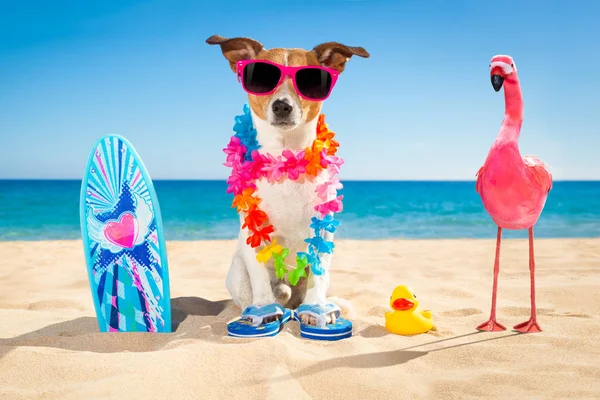
#> input picture data/dog.jpg, 600 x 400 px, found by its file name
$ jupyter execute 04_Image_processing.ipynb
#> lines starting #> are read from the running program, lines starting #| are printed output that depends on the picture; after the words box and inside, x2 and y2 are one past the last pixel; in counts of white or black regions, pixels touching at a corner belong together
# Image Processing

In this part,  we will learn how to do basic image processing using Python and the scientific packages openCV, Numpy, scikit-image, Matplotlib and Pandas.
## Some popular image processing libraries in python include:
- OpenCV
- scikit-image
- PIL
- and more\
We just tried scikit-image, Let's use OpenCV this time.

### Step 1: Set up the environment
import the necessary libraries

[cell 1]
import cv2
import numpy as np
import matplotlib.pyplot as plt
from skimage import io
# We are using the warning library to avoid getting a warning, it is not a big deal.
import warnings
warnings.filterwarnings("ignore")

### Step 2: Update an image
To upload an image in Google Colab, you can follow these steps:

1. Mount Google Drive (Optional but recommended): If your image is stored in Google Drive and you want to access it from Colab, you can mount your Google Drive by running the following code cell: \

from google.colab import drive\
drive.mount('/content/drive')

2. You can upload an image directly to Colab:

from google.colab import files \
uploaded = files.upload()

This will prompt you to select a file from your local machine. Select the image file you want to upload.

[cell 2]
from google.colab import files
uploaded = files.upload()
#> the answer given: dog.jpg

After the upload is complete, you can access the uploaded image file.
Read the uploaded image file

[cell 3]
file_name = next(iter(uploaded))
image = cv2.imread(file_name)
#> image is the input picture: shape (400, 600, 3); mean B, G, R 193.8, 184.8, 163

[cell 4]
# OpenCV reads images in BGR format, convert it to RGB
image_rgb = cv2.cvtColor(image, cv2.COLOR_BGR2RGB)

[cell 5]
# Display using matplotlib
plt.figure(figsize=(8, 6))
plt.imshow(image_rgb)
plt.axis('off')
plt.title('Summer Fun')
plt.show()

An RGB color is stored in a structure or unsigned integer with Blue occupying the least significant "area" (a byte in 32-bit and 24-bit formats), Green the second least, and Red the third least. BGR is the same, except the order of areas is reversed. Red occupies the least significant area, Green the second (still), and Blue the third.

### Step 3: Some basic image operations

[cell 6]
### Covert to grayscale
flag= cv2.IMREAD_GRAYSCALE
image_gray= cv2.imread(file_name, flag)
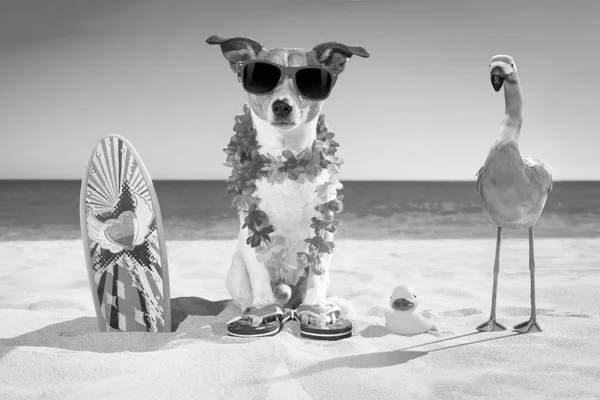
#> image_gray: shape (400, 600); min 0, max 255, mean 179.3
cmap= "gray" # cmap should be "gray" for grayscale images
plt.imshow(image_gray, cmap= cmap), plt.title("Gray Scale Image");

[cell 7]
### Resize an image to a new width and height
resized_image = cv2.resize(image, (300, 200))
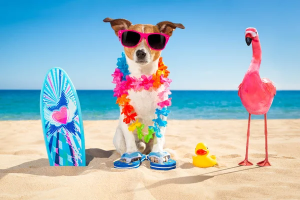
#> resized_image: shape (200, 300, 3); mean B, G, R 193.9, 184.9, 163.1
plt.imshow(cv2.cvtColor(resized_image, cv2.COLOR_BGR2RGB))

# Thresholding
* We use thresholding to convert images to binary, making it easier to manipulate images.
* We set a threshold and pixels below this threshold will be 0 (black), pixels above this threshold will be 1 (white).
* The image should be grayscale to make a meaningful thresholding.

[cell 8]
thresh, image_binary= cv2.threshold(image_gray, thresh= 150, maxval= 255, type= cv2.THRESH_BINARY)
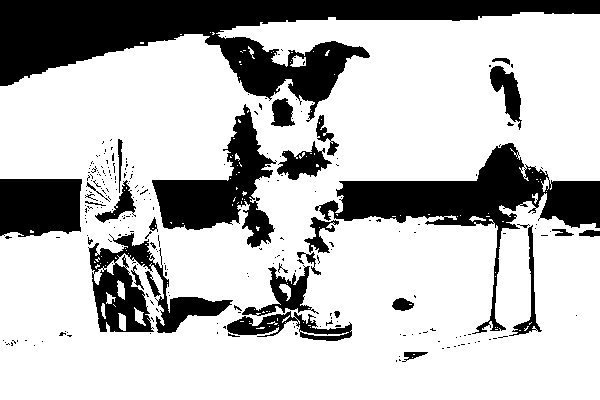
#> image_binary: shape (400, 600); 74% white; 256 black regions (225 under 20 px), largest, box (x1, y1, x2, y2) and area: (0, 0, 600, 122) 24813, (315, 143, 600, 334) 12080, (152, 104, 277, 248) 6764

[cell 9]
plt.figure(figsize= (15,10))
plt.subplot(1,2,1), plt.imshow(image_gray, cmap= "gray"), plt.title("Gray Image"), plt.axis("off")
plt.subplot(1,2,2), plt.imshow(image_binary, cmap= "binary"), plt.title("Binary Image"), plt.axis("off")
plt.show()
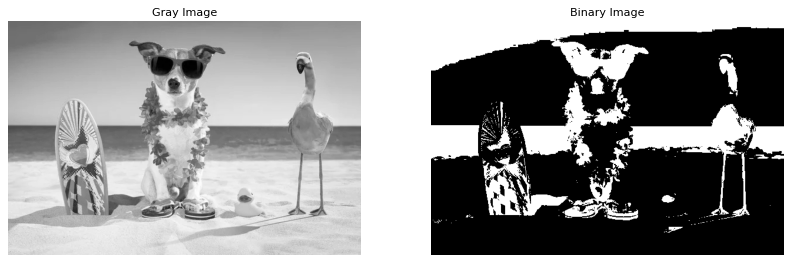
#> figure drawn by matplotlib, 2 panels

### Apply different filters to an image.

[cell 10]
blurred_image = cv2.GaussianBlur(image, (15, 15), 0)
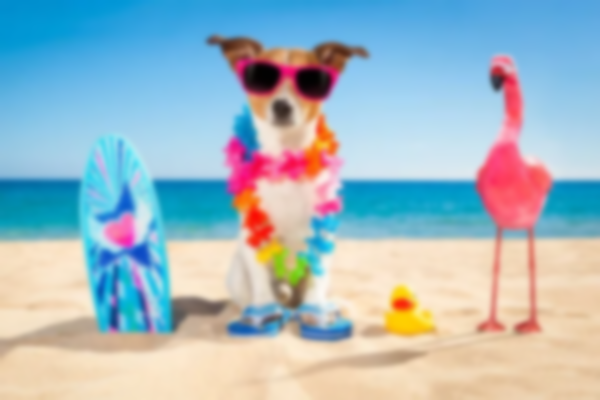
#> blurred_image: shape (400, 600, 3); mean B, G, R 193.8, 184.8, 163
# Display the blurred image
plt.imshow(cv2.cvtColor(blurred_image, cv2.COLOR_BGR2RGB))

### Edge Detection

[cell 11]
# Edge detection using Canny
edges = cv2.Canny(image_gray, 100, 200)
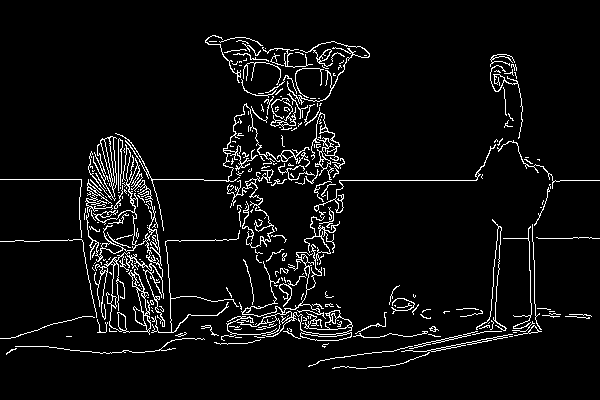
#> edges: shape (400, 600); 5.6% white in thin lines or dots, all inside (x1, y1, x2, y2) = (0, 35, 600, 369)

# Display the edges
plt.imshow(edges, cmap='gray')
